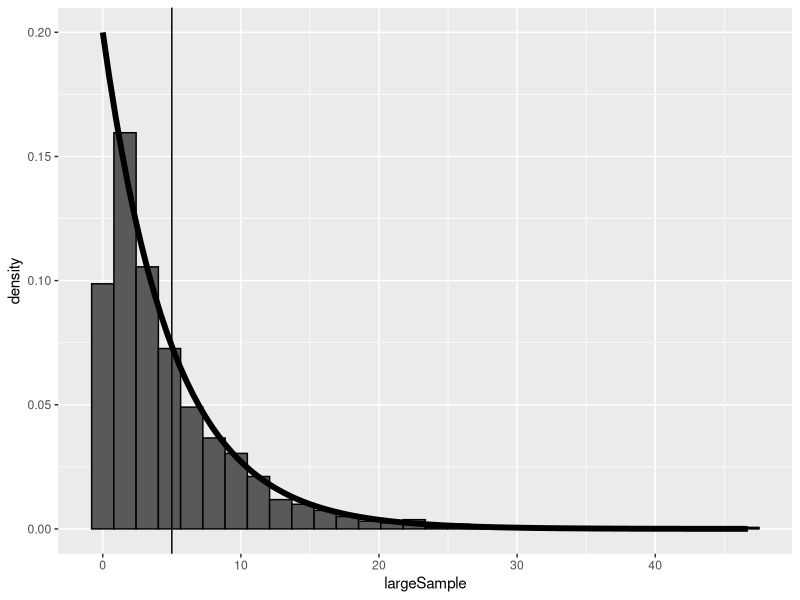
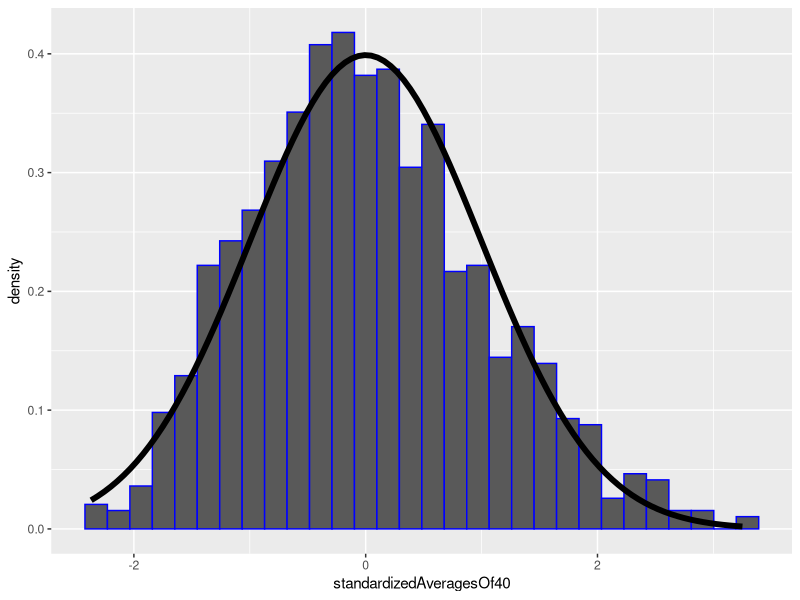
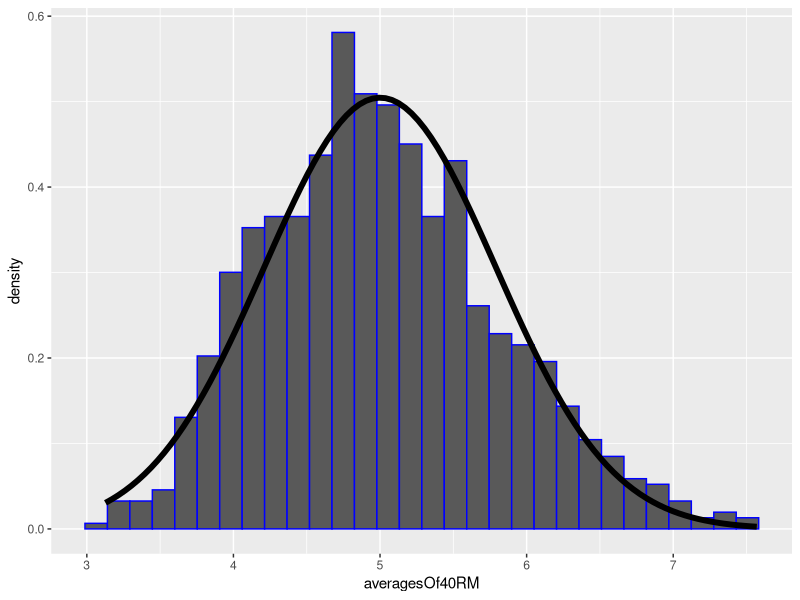

These figures' R source, in order:
library(ggplot2)

# rexp(n, lambda) where lambda is the rate parameter.
#     The mean of exponential distribution is 1/lambda
#     The standard deviation is also 1/lambda
# Set lambda = 0.2 for all of the simulations.
# You will investigate the distribution of averages of 40 exponentials.
# Note that you will need to do a thousand simulations.
# 
# Illustrate, via simulation and associated explanatory text, the properties of the distribution of the mean of 40 exponentials.
# 1. Show the sample mean and compare it to the theoretical mean of the distribution.
# 2. Show how variable the sample is (via variance) and compare it to the theoretical variance of the distribution.
# 3. Show that the distribution is approximately normal.
#     - the difference between the distribution of a large collection of random exponentials
#     - the distribution of a large collection of averages of 40 exponentials. 

nosim <- 1000
sampleSize <- 40
lambda <- .2
stdError <- function(l, n) 1/(l*sqrt(n))

# same as efunc below, just written differently
# efunc <- function(x, l, n) l * sqrt(n) * (mean(x) - (1/l))
efunc <- function(x, l, n) (mean(x) - (1/l))/stdError(l, n)

theoreticalMean <- 1/lambda
theoreticalVariance <- stdError(lambda, sampleSize)^2
# using nosim * sampleSize so, for Q3, we are comparing the set of numbers
rv <- rexp(nosim * sampleSize, lambda)
randomExps <- data.frame(
  largeSample = sample(rv, nosim),
  standardizedAveragesOf40 = apply(matrix(rv, nosim), 1, efunc, lambda, sampleSize), 
  averagesOf40RM = rowMeans(matrix(rv, nosim))
)

sampleMean <- mean(randomExps$averagesOf40RM)
sampleVariance <- var(randomExps$averagesOf40RM)

# # Shows mean converging on theoretic mean as sample size increases
# means <- cumsum(rowMeans(matrix(rv, nosim))) / (1 : nosim)
# g <- ggplot(data.frame(x = 1 : nosim, y = means), aes(x = x, y = y))
# g <- g + geom_hline(yintercept = theoreticalMean) + geom_line(size = 2)
# g <- g + labs(x = "Number of obs", y = "Cumulative mean")
# g
# 
# # Shows variance converging on theoretic variance as sample size increases
# vars <- cumsum((rowMeans(matrix(rv, nosim))-sampleMean)^2) / (1 : nosim)
# g <- ggplot(data.frame(x = 1 : nosim, y = vars), aes(x = x, y = y))
# g <- g + geom_hline(yintercept = theoreticalVariance) + geom_line(size = 2)
# g <- g + labs(x = "Number of obs", y = "Cumulative variance")
# g

# with(randomExps, (max(largeSample)-min(largeSample))/30)
# with(randomExps, (max(averagesOf40)-min(averagesOf40))/30)
# randomExps <- data.frame(
#     x = c(
#         sample(rv, nosim), 
#         rowMeans(matrix(rv, nosim))
#     ),
#     size = factor(rep(c(1000, 40), rep(nosim, 2)))
# )

# do we need to use something comparable to cfunc (see Coin toss example)?

# with(randomExps, hist(largeSample))
# with(randomExps, hist(averagesOf40))

g <- ggplot(randomExps, aes(x = largeSample)) + geom_histogram(colour = "black", aes(y = ..density..)) 
g + stat_function(fun = dexp, args = list(rate = lambda), size = 2) + geom_vline(xintercept=theoreticalMean)

g <- ggplot(randomExps, aes(x = standardizedAveragesOf40)) + geom_histogram(colour = "blue", aes(y = ..density..)) 
g + stat_function(fun = dnorm, size = 2)

g <- ggplot(randomExps, aes(x = averagesOf40RM)) + geom_histogram(colour = "blue", aes(y = ..density..)) 
g + stat_function(fun = dnorm, args = list(mean = theoreticalMean, sd = stdError(lambda, sampleSize)), size = 2)

# # Coin toss example
# nosim <- 1000
# cfunc <- function(x, n) 2 * sqrt(n) * (mean(x) - 0.5) 
# dat <- data.frame(
#   x = c (
#     apply(matrix(sample(0:1, nosim * 10, replace = TRUE), nosim), 1, cfunc, 10),
#     apply(matrix(sample(0:1, nosim * 20, replace = TRUE), nosim), 1, cfunc, 20),
#     apply(matrix(sample(0:1, nosim * 30, replace = TRUE), nosim), 1, cfunc, 30)
#   ),
#   size = factor(rep(c(10, 20, 30), rep(nosim, 3)))
# )
# 
# g <- ggplot(dat, aes(x = x, fill = size)) + geom_histogram(binwidth=.3, colour = "black", aes(y = ..density..)) 
# g <- g + stat_function(fun = dnorm, size = 2)
# g + facet_grid(. ~ size)

# # Distribution of 1000 random exponentials
# hist(rexp(1000, .2))
# 
# # Distribution of 1000 averages of 40 random exponentials
# means = NULL
# 
# for (i in 1:1000)
#   means = c(means, mean(rexp(40, .2)))
# 
# hist(means)

